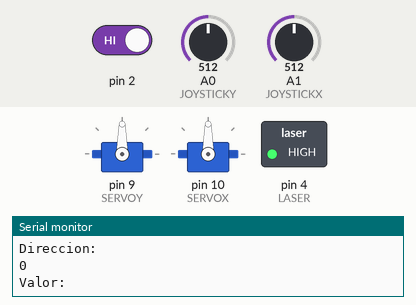
This sketch was run on a simulated Arduino Uno, built with avr-gcc and run on an emulated ATmega328P. Shown: 2 × servo, switched loads named in the sketch (green lamp = pin HIGH), the last lines printed to the serial monitor. The inputs (shaded band) are chosen by the test bench; at power-on: A0 (JOYSTICKY) = 512, A1 (JOYSTICKX) = 512, pin 2 HIGH.

Above: at 1.2 s.
1.3 s: A0 (JOYSTICKY) set to 490
At 2.9 s:
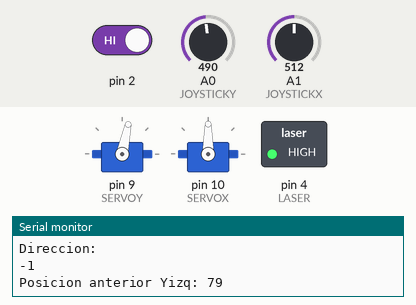
4.3 s: A1 (JOYSTICKX) set to 484
At 5.73 s:
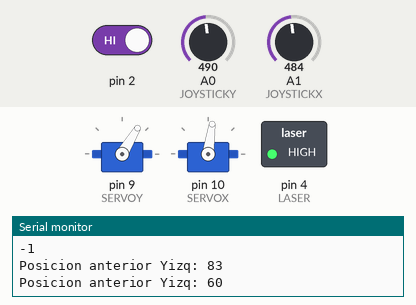
7.3 s: pin 2 driven LOW
At 10.1 s:
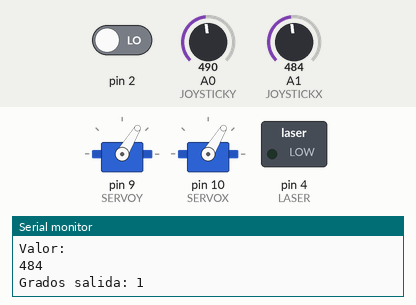
10.3 s: A0 (JOYSTICKY) set to 518
11.8 s: A0 (JOYSTICKY) set to 545
At 13.68 s:
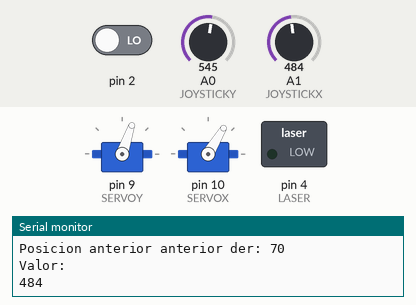
14.8 s: A1 (JOYSTICKX) set to 518
17.8 s: A1 (JOYSTICKX) set to 540
At 21.73 s:
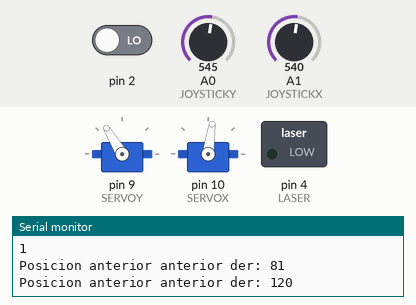
Timing chart, 0 to 26.4 s (numbered marks = the images above; inputs shaded):
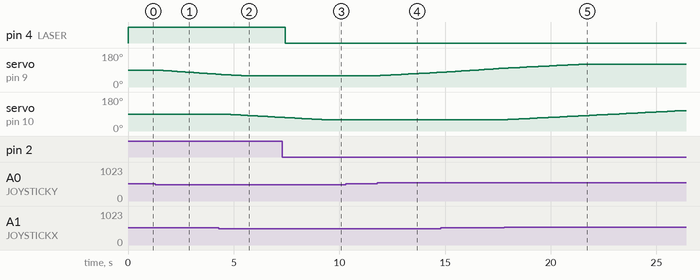

The sketch:

pointer.ino
```cpp
/*
Serial laser controller.
le'me: Eden Candelas
hsmty.org
*/

#include <Servo.h>

#define LIMITEBAJO 60
#define LIMITEALTO 120
#define SERVOX 10
#define SERVOY 9
#define RETRASO_PASO 60
#define JOYSTICKX 1
#define JOYSTICKY 0
#define DELAY 50
#define CENTRO 0
#define IZQUIERDA -1
#define DERECHA 1
#define BUTTON 3
#define LASER 4


Servo servoY;  // create servo object to control a servo
Servo servoX;  // create servo object to control a servo
// El servo se mueve de 30 a 160
int posicionServoY = 90;
int posicionServoX = 90;
int presionado = 1;
long unsigned lastMillis;

void setup()
{
    Serial.begin(9600);
    Serial.println("[setup]:Init");
    servoY.attach(SERVOY);  // usando default
    servoY.write(posicionServoY);
    servoX.attach(SERVOX);  // usando default
    servoX.write(posicionServoX);

    pinMode(LASER, OUTPUT);

    digitalWrite(3, LOW);
    lastMillis = millis();
    digitalWrite(BUTTON, HIGH);
    attachInterrupt(0 , state, FALLING);
}


void loop()
{
    if (timer(DELAY)){
        int valorX = analogRead(JOYSTICKX);
        int pasoX = definirPaso(valorX);
        int direccionX = definirDireccion(valorX);
        int valorY = analogRead(JOYSTICKY);
        int pasoY = definirPaso(valorY);
        int direccionY = definirDireccion(valorY);

        posicionServoX = moveServoPasos(pasoX, servoX, valorX, posicionServoX, direccionX);
        posicionServoY = moveServoPasos(pasoY, servoY, valorY, posicionServoY, direccionY);
    }
    digitalWrite(LASER, presionado);


    // posicionServoY = moveServo(arrayPosicionesX[0], servoY, posicionServoY);
    // posicionServoX = moveServo(arrayPosicionesY[0], servoX, posicionServoX);
    // posicionServoY = moveServo(arrayPosicionesX[1], servoY, posicionServoY);
    // posicionServoX = moveServo(arrayPosicionesY[1], servoX, posicionServoX);
}

int moveServoPasos(int paso, Servo &servo, int valor, int posicionServo, int  direccion){

    if(direccion == CENTRO){
    //  continue;
    }else if(direccion == DERECHA){
        Serial.print("Posicion anterior anterior der: ");
        Serial.println(posicionServo);
        posicionServo = posicionServo + paso;
        servo.write(posicionServo);
        posicionServo = posicionServo;
            if(posicionServo > LIMITEALTO){posicionServo = LIMITEALTO;}
    }else if(direccion == IZQUIERDA){
        Serial.print("Posicion anterior Yizq: ");
        Serial.println(posicionServo);
        posicionServo = posicionServo - paso;
        servo.write(posicionServo);
        posicionServo = posicionServo;
        if(posicionServo < LIMITEBAJO){posicionServo = LIMITEBAJO;}
    }

    // Serial.println();
    return posicionServo;
}

int definirPaso(int valor){
    int paso=0;

    Serial.println("Valor: ");
    Serial.println(valor);

    if(valor > 500 && valor < 520){
        paso = 0;
    }else if((valor <= 500 && valor > 350) || (valor >= 520 && valor < 670)){
        paso = 1;
    }else if((valor <= 350 && valor > 200) || (valor >= 670 && valor < 820) ){
        paso = 2;
    }else if((valor <= 200 && valor > 125) || (valor >= 820 && valor < 895)){
        paso = 3;
    }else if((valor <= 125 && valor > 50) || (valor >= 895 && valor < 945)){
        paso = 5;
    }else if((valor <= 50 && valor >= 0 ) || (valor >= 900 && valor <= 1024 )){
        paso = 8;
    }else{
        Serial.println("-_-g");
        paso = 0;
    }

    Serial.print("Grados salida: ");
    Serial.println(paso);
    return paso;

}

int definirDireccion(int valor){
    int direccion;
    Serial.println("Direccion: ");
    if(valor <= 500){
        direccion = IZQUIERDA;
        Serial.println(direccion);
    }else if(valor >=530){
        direccion = DERECHA;
        Serial.println(direccion);
    }else {
        direccion = CENTRO;
        Serial.println(direccion);
    }

    return direccion;
}

int timer(int delay){
    long double millisec = millis();
    if ((millisec - lastMillis) > delay){
        lastMillis = millisec;
        return 1;
    }else{
        return 0;
    }
}

void state(){
	presionado = !presionado;
}
```

Measured:
- the behaviour switches between 501 and 500 on A1 (JOYSTICKX) (found by bisection; images 1 and 2)
- the behaviour switches between 529 and 530 on A0 (JOYSTICKY) (found by bisection; images 3 and 4)
- the behaviour switches between 529 and 530 on A1 (JOYSTICKX) (found by bisection; images 4 and 5)
- after the input at 1.3 s, servo on pin 9 (SERVOY): moves from 90° to 67° over 2.9 s, starting after 0.11 s
- after the input at 4.3 s, servo on pin 10 (SERVOX): moves from 90° to 72° over 2.7 s, starting after 0.23 s
- after the input at 7.3 s, pin 4 (LASER): HIGH → LOW after 0.15 s
- after the input at 11.8 s, servo on pin 9 (SERVOY): moves from 59° to 78° over 2.8 s, starting after 0.13 s
- after the input at 17.8 s, servo on pin 10 (SERVOX): moves from 59° to 108° over 8.3 s, starting after 0.16 s
